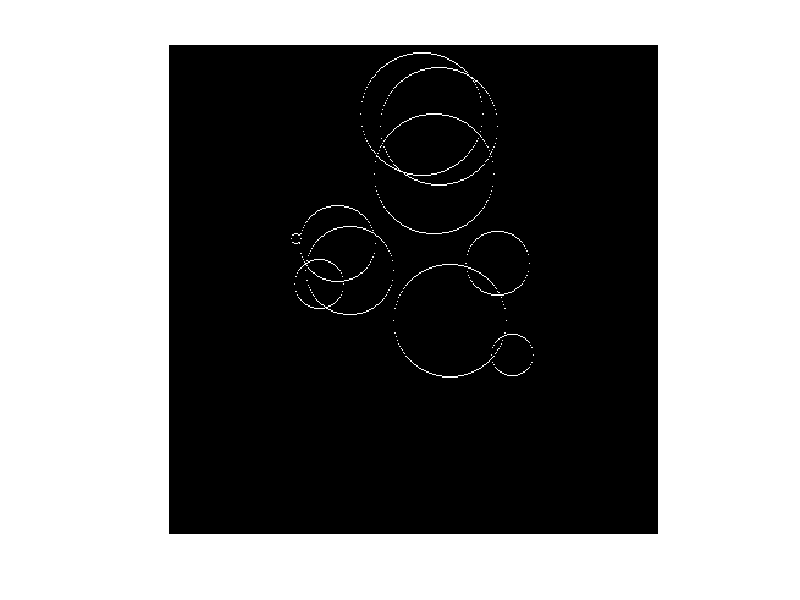

The MATLAB script that drew this image:
clc
clear all

nx=400;
ny=400;
space = zeros(ny,nx);
r=20;
time_step=4*r
new_x(1)=150;
new_y(1)=150;
N=10;
center_x=new_x(1);
center_y=new_y(1)-r;



% for i = 2:time_step
%     if new_x(i-1) < center_x && new_x(i-1)>center_x-r && new_y(i-1) < center_y
%         new_x(i)=new_x(i-1)-1;
%         new_y(i) = -sqrt(r^2-(new_x(i)-center_x)^2)+center_y;
%     elseif new_x(i-1) < center_x && new_x(i-1)> center_x-r && new_y(i-1) > center_y
%         new_x(i)=new_x(i-1)+1;
%         new_y(i) = sqrt(r^2-(new_x(i)-center_x)^2)+center_y;
%     elseif new_x(i-1) > center_x && new_x(i-1) < center_x+r && new_y(i-1) > center_y
%         new_x(i)=new_x(i-1)+1;
%         new_y(i) = sqrt(r^2-(new_x(i)-center_x)^2)+center_y;
%     elseif new_x(i-1) > center_x && new_x(i-1)< center_x+r && new_y(i-1) < center_y
%         new_x(i)=new_x(i-1)-1;
%         new_y(i) = -sqrt(r^2-(new_x(i)-center_x)^2)+center_y;
%     elseif new_x(i-1) == center_x && new_y(i-1) == center_y-r
%         new_x(i)=new_x(i-1)-1;
%         new_y(i) = -sqrt(r^2-(new_x(i)-center_x)^2)+center_y;
%     elseif new_x(i-1) == center_x && new_y(i-1) == center_y+r
%         new_x(i)=new_x(i-1)+1;
%         new_y(i) = sqrt(r^2-(new_x(i)-center_x)^2)+center_y;
%     elseif new_x(i-1) == center_x-r && new_y(i-1) == center_y
%         new_x(i)=new_x(i-1)+1;
%         new_y(i) = sqrt(r^2-(new_x(i)-center_x)^2)+center_y;
%     elseif new_x(i-1) == center_x+r && new_y(i-1) == center_y
%         new_x(i)=new_x(i-1)-1;
%         new_y(i) = -sqrt(r^2-(new_x(i)-center_x)^2)+center_y;
%     end
%     
% end
%initialize agents, random locations
new_x=zeros(N,time_step);
new_y=zeros(N,time_step);

new_x(:,1) = randi([100,300],N,1);
new_y (:,1)= randi([100,300],N,1);

for i = 1:N
    RR(i)= (-1/200)*(new_x(i,1))^2+2*(new_x(i,1))-150;
    R(i)=round(RR(i));
end

time_step=4*max(R);




for i=1:N
    center_x(i)=new_x(i,1);
    center_y(i)=new_y(i,1)-R(i);
end

for i = 1: N
    for j = 2:time_step
    if new_x(i,j-1) < center_x(i) && new_x(i,j-1)>center_x(i)-R(i) && new_y(i,j-1) < center_y(i)
        new_x(i,j)=new_x(i,j-1)-1;
        new_y(i,j) = -sqrt((R(i))^2-(new_x(i,j)-center_x(i))^2)+center_y(i);
       
    elseif new_x(i,j-1) < center_x(i) && new_x(i,j-1)> center_x(i)-R(i) && new_y(i,j-1) > center_y(i)
        new_x(i,j)=new_x(i,j-1)+1;
        new_y(i,j) = sqrt((R(i))^2-(new_x(i,j)-center_x(i))^2)+center_y(i);
     
    elseif new_x(i,j-1) > center_x(i) && new_x(i,j-1) < center_x(i)+R(i) && new_y(i,j-1) > center_y(i)
        new_x(i,j)=new_x(i,j-1)+1;
        new_y(i,j) = sqrt((R(i))^2-(new_x(i,j)-center_x(i))^2)+center_y(i);
  
    elseif new_x(i,j-1) > center_x(i) && new_x(i,j-1)< center_x(i)+R(i) && new_y(i,j-1) < center_y(i)
        new_x(i,j)=new_x(i,j-1)-1;
        new_y(i,j) = -sqrt((R(i))^2-(new_x(i,j)-center_x(i))^2)+center_y(i);
       
    elseif new_x(i,j-1) == center_x(i) && new_y(i,j-1) == center_y(i)-R(i)
        new_x(i,j)=new_x(i,j-1)-1;
        new_y(i,j) = -sqrt((R(i))^2-(new_x(i,j)-center_x(i))^2)+center_y(i);
   
    elseif new_x(i,j-1) == center_x(i) && new_y(i,j-1) == center_y(i)+R(i)
        new_x(i,j)=new_x(i,j-1)+1;
        new_y(i,j) = sqrt((R(i))^2-(new_x(i,j)-center_x(i))^2)+center_y(i);
        
    elseif new_x(i,j-1) == center_x(i)-R(i) && new_y(i,j-1) == center_y(i)
        new_x(i,j)=new_x(i,j-1)+1;
        new_y(i,j) = sqrt((R(i))^2-(new_x(i,j)-center_x(i))^2)+center_y(i);
 
    elseif new_x(i,j-1) == center_x(i)+R(i) && new_y(i,j-1) == center_y(i)
        new_x(i,j)=new_x(i,j-1)-1;
        new_y(i,j) = -sqrt((R(i))^2-(new_x(i,j)-center_x(i))^2)+center_y(i);
       
    end
    end
end


% for i = 1: N
%     for j = 2:time_step
%     if new_x(i,j-1) < center_x(i) && new_x(i,j-1)>center_x(i)-R(i) && new_y(i,j-1) < center_y(i)
%         new_x(i,j)=new_x(i,j-1)-1;
%         new_y(i,j) = -sqrt((R(i))^2-(new_x(i,j)-center_x(i))^2)+center_y(i);
%        
%     elseif new_x(i,j-1) < center_x(i) && new_x(i,j-1)> center_x(i)-R(i) && new_y(i,j-1) > center_y(i)
%         new_x(i,j)=new_x(i,j-1)+1;
%         new_y(i,j) = sqrt((R(i))^2-(new_x(i,j)-center_x(i))^2)+center_y(i);
%      
%     elseif new_x(i,j-1) > center_x(i) && new_x(i,j-1) < center_x(i)+R(i) && new_y(i,j-1) > center_y(i)
%         new_x(i,j)=new_x(i,j-1)+1;
%         new_y(i,j) = sqrt((R(i))^2-(new_x(i,j)-center_x(i))^2)+center_y(i);
%   
%     elseif new_x(i,j-1) > center_x(i) && new_x(i,j-1)< center_x(i)+R(i) && new_y(i,j-1) < center_y(i)
%         new_x(i,j)=new_x(i,j-1)-1;
%         new_y(i,j) = -sqrt((R(i))^2-(new_x(i,j)-center_x(i))^2)+center_y(i);
%        
%     elseif new_x(i,j-1) == center_x(i) && new_y(i,j-1) == center_y(i)-R(i)
%         new_x(i,j)=new_x(i,j-1)-1;
%         new_y(i,j) = -sqrt((R(i))^2-(new_x(i,j)-center_x(i))^2)+center_y(i);
%    
%     elseif new_x(i,j-1) == center_x(i) && new_y(i,j-1) == center_y(i)+R(i)
%         new_x(i,j)=new_x(i,j-1)+1;
%         new_y(i,j) = sqrt((R(i))^2-(new_x(i,j)-center_x(i))^2)+center_y(i);
%         
%     elseif new_x(i,j-1) == center_x(i)-R(i) && new_y(i,j-1) == center_y(i)
%         new_x(i,j)=new_x(i,j-1)+1;
%         new_y(i,j) = sqrt((R(i))^2-(new_x(i,j)-center_x(i))^2)+center_y(i);
%  
%     elseif new_x(i,j-1) == center_x(i)+R(i) && new_y(i,j-1) == center_y(i)
%         new_x(i,j)=new_x(i,j-1)-1;
%         new_y(i,j) = -sqrt((R(i))^2-(new_x(i,j)-center_x(i))^2)+center_y(i);
%        
%     end
%     end
% end

% for i=1:N
%     for j=1:time_step
%         space(new_y(i,j),new_x(i,j))=1;
%         %space(locs_delete{j}(1),locs_delete{j}(2))=0;
%     end
% end



new_y=round(new_y)
for i =1:N
    for j=1:time_step
    space(new_y(i,j),new_x(i,j))=1;
    end
end

figure; imshow(space);